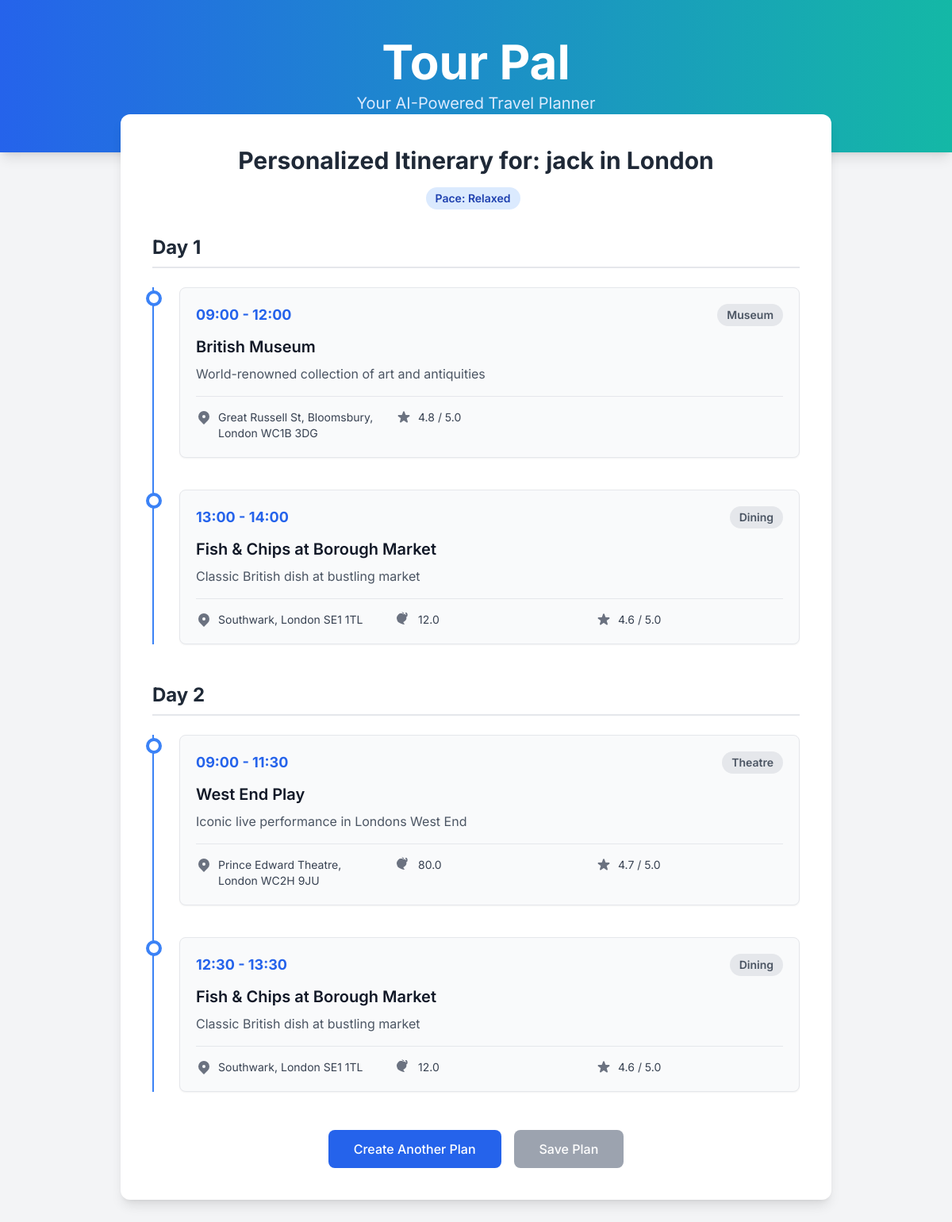
/view_plan/1, run on the app's committed database.
### db_models.py (models this page shows, shortened)
class Plan(db.Model):
    __tablename__ = "plan"
    id: Mapped[int] = mapped_column(Integer, primary_key=True)
    username: Mapped[str] = mapped_column(String(50), nullable=False)
    city: Mapped[str] = mapped_column(String(40), nullable=True)
    days: Mapped[int] = mapped_column(Integer, nullable=False)
    pace: Mapped[str] = mapped_column(String(20), nullable=True)
    created_at: Mapped[DateTime] = mapped_column(DateTime, default=func.now())
    schedule: Mapped[str] = mapped_column(String(), nullable=False) # meant to store the whole schedule as json string, kind of like a temporary no-sql document store

### app.py (the view)
@app.route('/view_plan/<int:plan_id>')
def view_plan(plan_id):
    plan = get_plan(plan_id)
    plan_as_json = db_plan_jsonifier(plan)
    return render_template('display_trip_plan.html', title=APP_TITLE,
                           itinerary_data=plan_as_json, save_button_disabled=True)

### db_ops.py (called while the page is built)
def get_plan(plan_id: int) -> Plan:
    query = db.select(Plan).filter_by(id=plan_id)
    plan = db.session.execute(query).scalar_one_or_none()
    return plan

### jsonifiers.py (called while the page is built)
def db_plan_jsonifier(plan: Plan):
    plan_schedule = json.loads(plan.schedule)
    json_obj = {
        "username": plan.username,
        "itinerary_pace": plan.pace,
        "city": plan.city,
        "schedule": plan_schedule['schedule']
    }
    return json_obj

### templates/display_trip_plan.html (shortened to what this page needs)
<!DOCTYPE html>
<html lang="en">
<head>
    <script src="https://cdn.tailwindcss.com"></script>
</head>
<body class="bg-gray-100 text-gray-800">
    <div class="bg-gradient-to-r from-blue-600 to-teal-500 text-white shadow-lg">
        <div class="container mx-auto px-4 py-12 text-center">
            <h1 class="text-5xl md:text-6xl font-bold mb-2">{{ title }}</h1>
            <p class="text-xl text-blue-100">Your AI-Powered Travel Planner</p>
        </div>
    </div>
    <div class="container mx-auto px-4 py-8 md:py-12">
        <div class="max-w-4xl mx-auto bg-white rounded-xl shadow-lg p-6 md:p-10 -mt-24 relative z-10">
            <div class="text-center mb-8">
                <h2 class="text-3xl font-bold text-gray-800">Personalized Itinerary for: {{ itinerary_data.username }} in {{ itinerary_data.city }}</h2>
                <div class="mt-4">
                    <span class="inline-block bg-blue-100 text-blue-800 text-sm font-semibold mr-2 px-3 py-1 rounded-full">
                        Pace: {{ itinerary_data.itinerary_pace }}
                    </span>
                </div>
            </div>
            <div class="space-y-12">
                {% for day_plan in itinerary_data.schedule %}
                <div>
                    <h3 class="text-2xl font-bold text-gray-800 mb-6 pb-2 border-b-2 border-gray-200">Day {{ day_plan.day }}</h3>
                    <div class="relative pl-8 border-l-2 border-blue-500">
                        {% for item in day_plan.activities %}
                        <div class="mb-10 relative">
                            <div class="absolute -left-[42px] top-1 h-5 w-5 bg-white border-4 border-blue-500 rounded-full"></div>
                            <div class="p-5 bg-gray-50 rounded-lg shadow-sm border border-gray-200">
                                <div class="flex flex-wrap items-center justify-between mb-3">
                                    <p class="font-bold text-blue-600 text-lg">
                                        {{ item.start_time }} - {{ item.end_time }}
                                    </p>
                                    <span class="text-sm font-semibold text-gray-600 bg-gray-200 px-3 py-1 rounded-full">
                                        {{ item.type }}
                                    </span>
                                </div>
                                <h4 class="text-xl font-semibold text-gray-900 mb-2">{{ item.name }}</h4>
                                <p class="text-gray-600 mb-4">{{ item.description }}</p>
                                <div class="grid grid-cols-1 md:grid-cols-3 gap-4 text-sm mt-4 border-t border-gray-200 pt-4">
                                    {% if item.address %}
                                    <div class="flex items-start space-x-2">
                                        <svg xmlns="http://www.w3.org/2000/svg" class="h-5 w-5 text-gray-500 flex-shrink-0" viewBox="0 0 20 20" fill="currentColor"><path fill-rule="evenodd" d="M5.05 4.05a7 7 0 119.9 9.9L10 18.9l-4.95-4.95a7 7 0 010-9.9zM10 11a2 2 0 100-4 2 2 0 000 4z" clip-rule="evenodd" /></svg>
                                        <span class="text-gray-700">{{ item.address }}</span>
                                    </div>
                                    {% endif %}
                                     {% if item.estimated_cost and item.estimated_cost != '0' %}
                                    <div class="flex items-start space-x-2">
                                        <span class="text-gray-700">{{ item.estimated_cost }}</span>
                                    </div>
                                    {% endif %}
                                    {% if item.rating > 0 %}
                                    <div class="flex items-start space-x-2">
                                        <span class="text-gray-700">{{ item.rating }} / 5.0</span>
                                    </div>
                                    {% endif %}
                                </div>
                            </div>
                        </div>
                        {% endfor %}
                    </div>
                </div>
                {% endfor %}
            </div>
            <div class="text-center mt-12 flex flex-col md:flex-row items-center justify-center space-y-4 md:space-y-0 md:space-x-4">
                <a href="/" class="w-full md:w-auto px-8 py-3 text-white bg-blue-600 rounded-lg hover:bg-blue-700 focus:outline-none focus:ring-4 focus:ring-blue-300 font-medium transition duration-200">
                    Create Another Plan
                </a>
                <form action="/save_plan" method="POST" class="w-full md:w-auto">
                    <button type="submit"
                            class="w-full md:w-auto px-8 py-3 text-white font-medium transition duration-200 rounded-lg
                                   {% if save_button_disabled %}
                                       bg-gray-400 cursor-not-allowed
                                   {% else %}
                                       bg-blue-600 hover:bg-blue-700 focus:outline-none focus:ring-4 focus:ring-blue-300
                                   {% endif %}"
                            {% if save_button_disabled %}disabled{% endif %}>
                        Save Plan
                    </button>
                </form>
            </div>
        </div>
    </div>
</body>
</html>

### templates/display_trip_plan.html (style rules this page uses)
body { font-family: 'Inter', sans-serif; }

### data on the page
Plan: username "jack", city "London", itinerary_pace "Relaxed"

### other printed values
{{ title }} "Tour Pal"
{{ day_plan.day }} "1" "2"
{{ item.start_time }} "09:00" "13:00" "09:00" "12:30"
{{ item.end_time }} "12:00" "14:00" "11:30" "13:30"
{{ item.type }} "Museum" "Dining" "Theatre" "Dining"
{{ item.name }} "British Museum" "Fish & Chips at Borough Market" "West End Play" "Fish & Chips at Borough Market"
{{ item.description }} "World-renowned collection of art and antiquities" "Classic British dish at bustling market" "Iconic live performance in Londons West End" "Classic British dish at bustling market"
{{ item.address }} "Great Russell St, Bloomsbury, London WC1B 3DG" "Southwark, London SE1 1TL" "Prince Edward Theatre, London WC2H 9JU" "Southwark, London SE1 1TL"
{{ item.rating }} "4.8" "4.6" "4.7" "4.6"
{{ item.estimated_cost }} "12.0" "80.0" "12.0"
